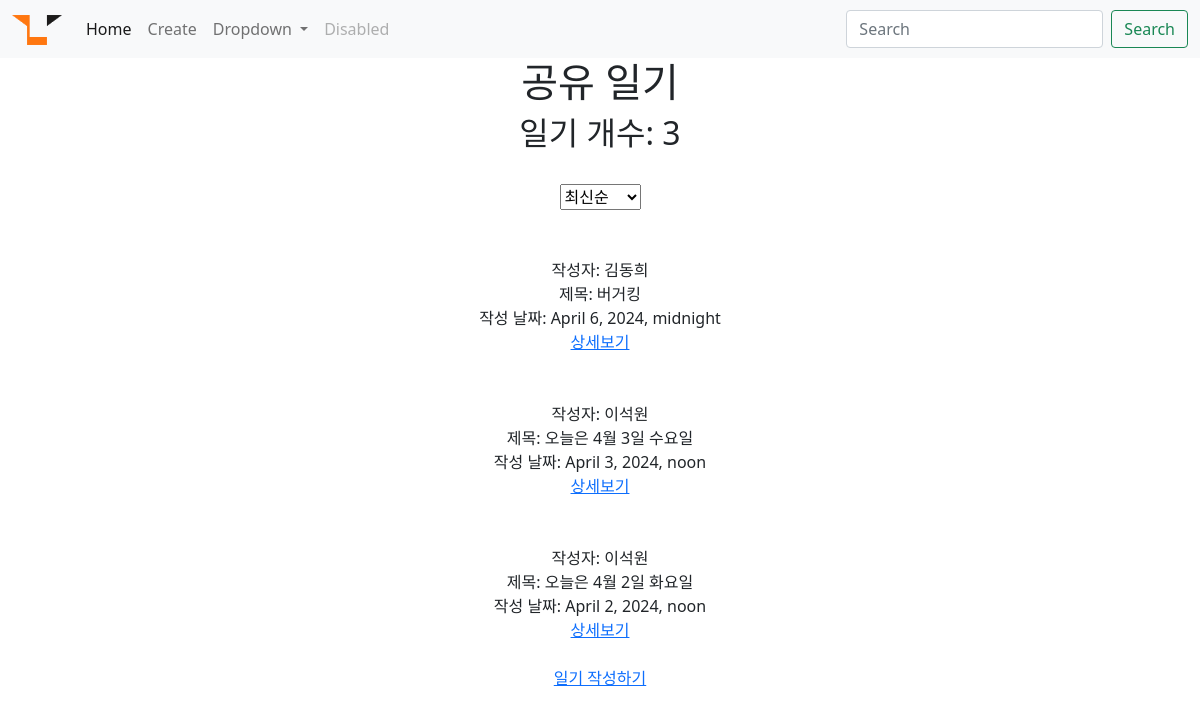
The page / on the database its author committed.
### diary/models.py (models this page shows, shortened)
class Diary(models.Model):
    title = models.CharField(max_length=50)
    writer = models.CharField(max_length=20)
    pub_update = models.DateTimeField()
    body = models.TextField()

### diary/views.py (the view)
# urls.py: 2. Add a URL to urlpatterns:  path('', views.home, name='home')
def home(request):
    diarys = Diary.objects.all().order_by('id')
    count = len(diarys)   #diarys.count !! 라는 함수도 있음
    count = int(count)
    old_diarys = diarys
    new_diarys = diarys.reverse()
    data = {"diarys":new_diarys , "count" : count}
    return render(request, "home.html", data)

### diary/templates/home.html (shortened to what this page needs)
{% extends 'base.html' %}
{% block content %}
<h1>공유 일기</h1>
<h2>일기 개수: {{count}}</h2>
<br>
<div>
<form>
    <select name="arrange" id="arrange">
        <option value="new">최신순</option>
    </select>
</form>
<br>
{% for diary in diarys%}
    <br>
    <div>
        작성자: {{diary.writer}}
        <br>
        제목: {{diary.title}}
        <br>
        작성 날짜: {{diary.pub_update}}
        <br>
        <a href="{% url 'detail' diary.id %}">상세보기</a>
    </div>
    <br>
{% endfor %}
<a href="create">일기 작성하기</a>
{% endblock %}

### second/templates/base.html (style rules this page uses)
body { text-align: center; }

### rows shown on the page
Diary: writer "김동희", title "버거킹", pub_update "April 6, 2024, midnight"
Diary: writer "이석원", title "오늘은 4월 3일 수요일", pub_update "April 3, 2024, noon"
Diary: writer "이석원", title "오늘은 4월 2일 화요일", pub_update "April 2, 2024, noon"

### other values the page prints
{{ count }} "3"
